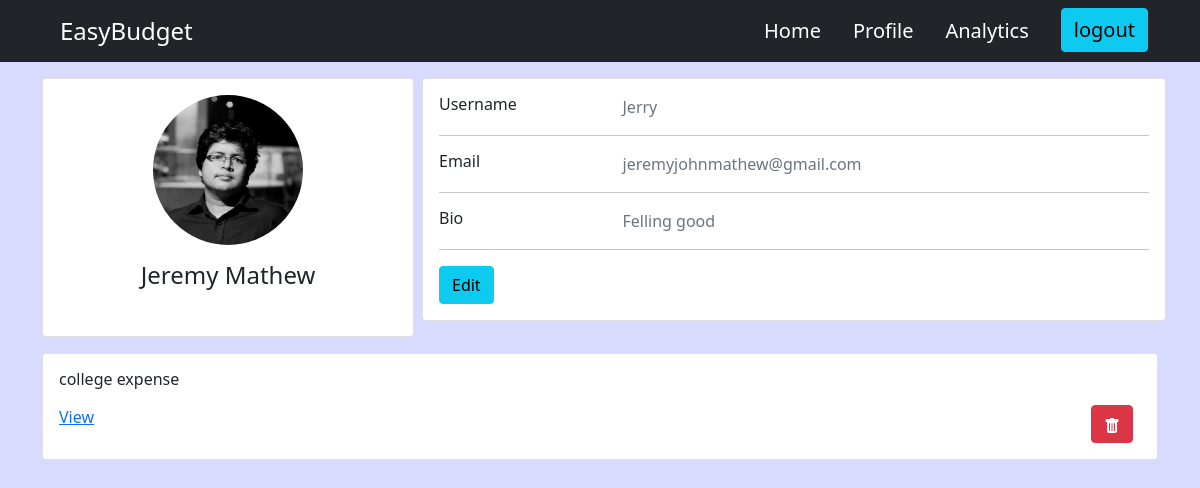
The app's page /profile/ (signed in), older data.
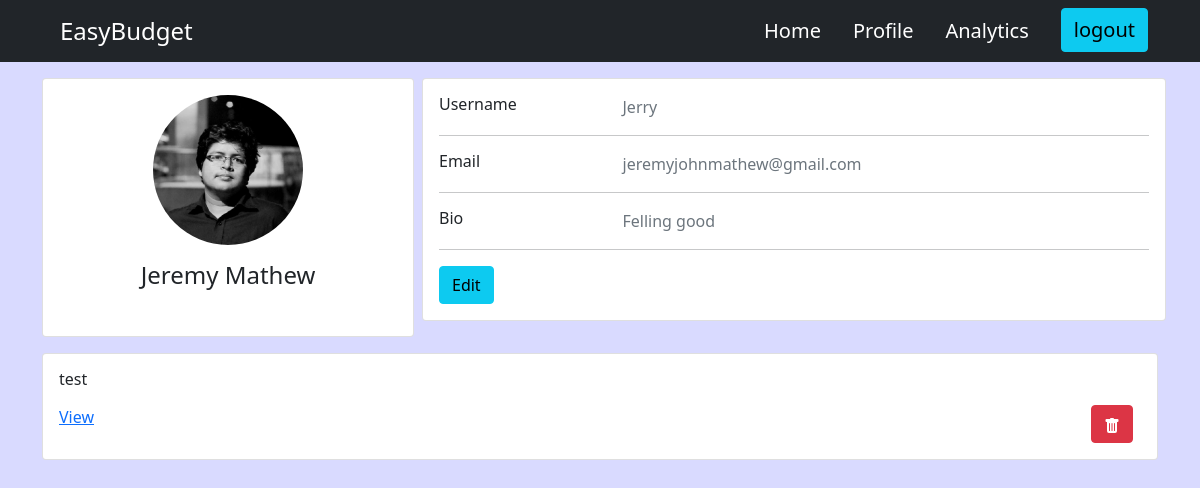
The same page, newer data.
### budget/models.py (models this page shows, shortened)
class Sheet(models.Model):
    user = models.ForeignKey(User, on_delete= models.CASCADE, null = True, related_name='sheets')
    name = models.CharField(max_length= 200)
    created = models.DateTimeField(auto_now = True)
    id = models.UUIDField(default = uuid.uuid4, unique = True , primary_key=True, editable=False)

### user/views.py (the view)
# urls.py: path('', views.userProfile, name='profile'),
def userProfile(request):
    user = request.user
    profile = Profile.objects.get(user = user)
    context = {'profile':profile}
    return render(request, 'user/profile.html',context)

### user/templates/user/profile.html (shortened to what this page needs)
{% extends 'main.html' %}
{% load static %}
{% block content %}
<div class="container">
  <div class="main-body d-flex my-3">
    <div class="card col-md-4 mr-3">
      <div class="card-body">
        <div class="d-flex flex-column align-items-center text-center">
          <img
            src="{{ profile.profile_image.url }}"
            alt="Admin"
            class="rounded-circle"
            width="150"
          />
          <div class="mt-3">
            <h4>{{profile.name}}</h4>
          </div>
        </div>
      </div>
    </div>
    <div class="card mb-3 card col-md-8 mx-2">
      <div class="card-body">
        <div class="row">
          <div class="col-sm-3">
            <h6 class="mb-0">Username</h6>
          </div>
          <div class="col-sm-9 text-secondary">{{profile.username}}</div>
        </div>
        <hr />
        <div class="row">
          <div class="col-sm-3">
            <h6 class="mb-0">Email</h6>
          </div>
          <div class="col-sm-9 text-secondary">{{profile.email}}</div>
        </div>
        <hr />
        <div class="row">
          <div class="col-sm-3">
            <h6 class="mb-0">Bio</h6>
          </div>
          <div class="col-sm-9 text-secondary">{{profile.bio}}</div>
        </div>
        <hr />
        <div class="row">
          <div class="col-sm-12">
            <a
              class="btn btn-info"
              href="{% url 'edit-user' %}"
              >Edit</a
            >
          </div>
        </div>
      </div>
    </div>
  </div>
{% for item in user.sheets.all %}
<div class="card h-100">
  <div class="card-body">
    <h6 class="d-flex align-items-center mb-3">{{item.name}}</h6>
    <a href="{% url 'sheet' item.id %}">View</a>
    <span><a class = "btn btn-danger float-end mx-2" href="{% url 'delete-sheet' item.id %}"></a></span>
</div>
</div>
{% endfor %}
{% endblock content %}

Row changes from the older to the newer data that the page shows:
removed Sheet: name "college expense"
added Sheet: name "test"
